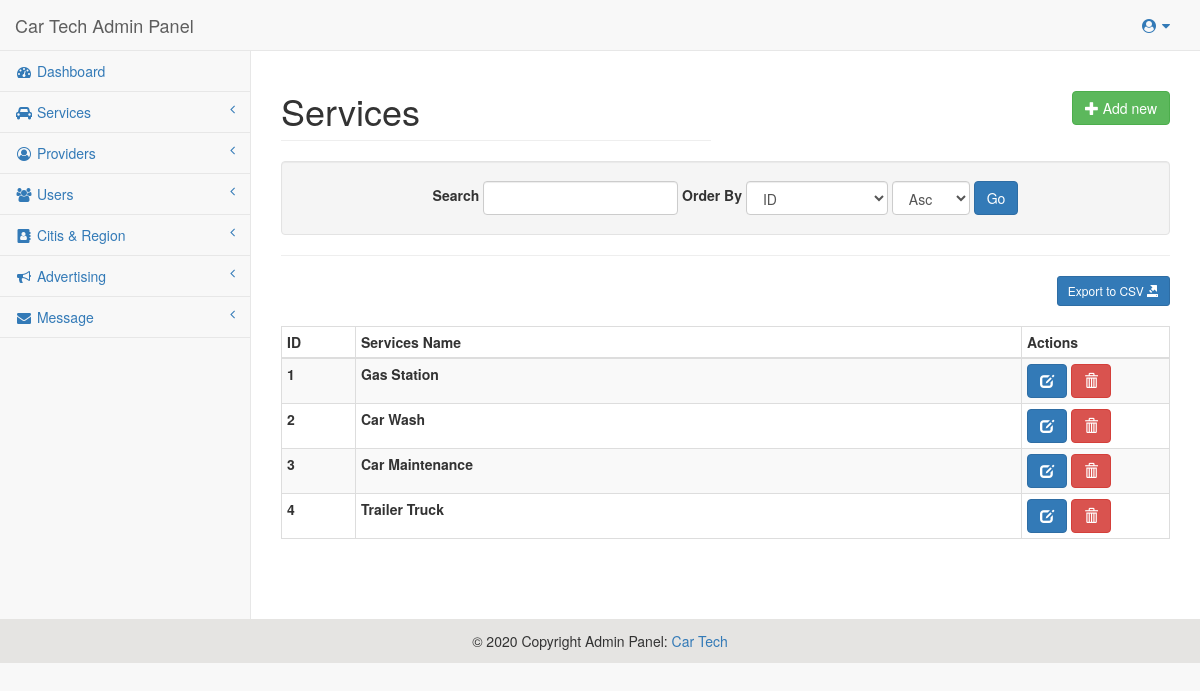
Screenshot of /Admin-Panel/services_Show.php (signed in) with the database file from the repository.
### tables this page shows
CREATE TABLE `services` (
  `id` int(11) NOT NULL,
  `ser_name` varchar(255) NOT NULL
);

### Admin-Panel/Show_Data.php (called while the page is built, shortened)
<?php
$search_string = filter_input(INPUT_GET, 'search_string');
$filter_col = filter_input(INPUT_GET, 'filter_col');
$order_by = filter_input(INPUT_GET, 'order_by');
$pagelimit = 10;
$page = filter_input(INPUT_GET, 'page');
if (!$page) {
	$page = 1;
}
if (!$filter_col) {
	$filter_col = 'id';
}
if (!$order_by) {
	$order_by = 'Asc';
}
$sql="SELECT $select_coul FROM $nema_table";
if ($order_by)
{
    $sql.=" ORDER BY $filter_col $order_by";
}
$offset = ($page - 1) * $pagelimit ;
$sql.=" LIMIT $pagelimit OFFSET $offset";
$rows=mysqli_query($conn, $sql);
?>

### Admin-Panel/helpers/helpers.php (called while the page is built, shortened)
<?php
function xss_clean($string){
    return htmlspecialchars($string, ENT_QUOTES, 'UTF-8');
}

### Admin-Panel/lib/Services/Services.php (called while the page is built, shortened)
<?php
class Services
{
    public function setOrderingValues()
    {
        $ordering = [
            'id' => 'ID',
            'ser_name' => 'Services Name'
        ];
        return $ordering;
    }
}
?>

### Admin-Panel/services_Show.php (the view, shortened to what this page needs)
<?php
include_once('counting.php');
$select_coul = 'id,ser_name';
$nema_table = 'services';
include_once('Show_Data.php');
require_once BASE_PATH . '/lib/Services/Services.php';
$Data_once = new Services();
include BASE_PATH . '/includes/header.php';
?>
<div id="page-wrapper">
    <div class="row">
        <div class="col-lg-6">
            <h1 class="page-header">Services</h1>
        </div>
        <div class="col-lg-6">
            <div class="page-action-links text-right">
                <a href="add_services.php?operation=create" class="btn btn-success"><i class="glyphicon glyphicon-plus"></i> Add new</a>
            </div>
        </div>
    </div>
    <div class="well text-center filter-form">
        <form class="form form-inline" action="">
            <label for="input_search">Search</label>
            <input type="text" class="form-control" id="input_search" name="search_string" value="<?php echo xss_clean($search_string); ?>">
            <label for="input_order">Order By</label>
            <select name="filter_col" class="form-control">
                <?php
            foreach ($Data_once->setOrderingValues() as $opt_value => $opt_name):
                ($order_by === $opt_value) ? $selected = 'selected' : $selected = '';
                echo ' <option value="' . $opt_value . '" ' . $selected . '>' . $opt_name . '</option>';
            endforeach;
            ?>
                        </select>
                        <select name="order_by" class="form-control" id="input_order">
                            <option value="Asc" <?php
            if ($order_by == 'Asc') {
                echo 'selected';
            }
            ?> >Asc</option>
                        </select>
                        <input type="submit" value="Go" class="btn btn-primary">
                    </form>
                </div>
                <hr>
    <div id="export-section">
        <a href="export_services.php"><button class="btn btn-sm btn-primary">Export to CSV <i class="glyphicon glyphicon-export"></i></button></a>
    </div>
    <table class="table table-striped table-bordered table-condensed">
        <thead>
            <tr>
                <th width="5%">ID</th>
                <th width="45%">Services Name</th>
                <th width="10%">Actions</th>
            </tr>
        </thead>
        <tbody>
            <?php foreach ($rows as $row): ?>
            <tr>
                <th><?php echo $row['id']; ?></th>
                <th><?php echo xss_clean($row['ser_name'] . ' '); ?></th>
                <td>
                    <a href="edit_services.php?services_id=<?php echo $row['id']; ?>&operation=edit" class="btn btn-primary"><i class="glyphicon glyphicon-edit"></i></a>
                    <a href="#" class="btn btn-danger delete_btn" data-toggle="modal" data-target="#confirm-delete-<?php echo $row['id']; ?>"><i class="glyphicon glyphicon-trash"></i></a>
                </td>
            </tr>
            <?php endforeach; ?>
        </tbody>
    </table>
</div>
<?php include BASE_PATH . '/includes/footer.php';?>

### Admin-Panel/assets/css/sb-admin-2.css (style rules this page uses)
body { background-color: #f8f8f8; }
#page-wrapper { padding: 0 15px; min-height: 568px; background-color: white; }
@media (min-width: 768px) { #page-wrapper { position: inherit; margin: 0 0 0 250px; padding: 0 30px; border-left: 1px solid #e7e7e7; } }
.page-action-links { margin:40px 0px 20px 0px; }
#export-section { text-align: right; margin-bottom: 20px; }

### rows the page displays
services: id "1", ser_name "Gas Station"
services: id "2", ser_name "Car Wash"
services: id "3", ser_name "Car Maintenance"
services: id "4", ser_name "Trailer Truck"

### other values shown
form field filter_col "ID"
